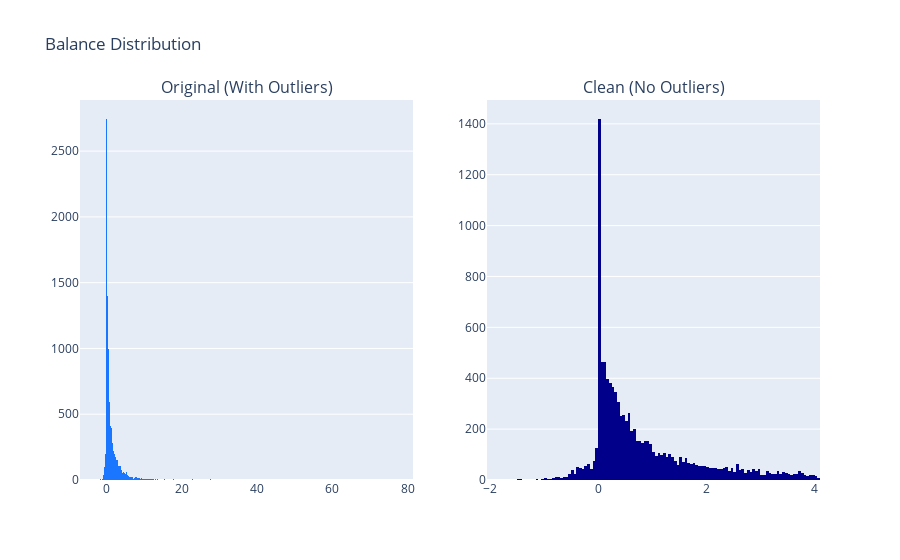

The code cell stored with this chart in its notebook:
### Code cell
df['balance'] = df['balance'].apply(lambda x: float(str(x).replace(' ','').replace('$','').replace(',','.'))) /1000
df['balance'] = df['balance'].fillna(df['balance'].median())
hist1 = go.Histogram(x=df['balance'], marker_color='rgb(26, 118, 255)')

bounds = [np.percentile(df['balance'], 25), np.percentile(df['balance'], 75)]
lower_bound, upper_bound = [(5*x-3*y)/2 for x,y in set(permutations(bounds))]
df = df[(df['balance']<=upper_bound) & (df['balance']>=lower_bound)]
hist2 = go.Histogram(x=df['balance'], marker_color='darkblue')

df['debt'] = df['balance'].apply(lambda x: 1 if x<0 else 0)

subplots.make_subplots(rows=1, cols=2, subplot_titles=('Original (With Outliers)', 'Clean (No Outliers)', 'Debt', 'Savings'))\
    .add_trace(hist1, row=1, col=1).add_trace(hist2, row=1, col=2)\
    .update_layout(title_text='Balance Distribution', showlegend=False)\
    .show()

### Figure 1 — Plotly figure (JSON) as saved in the notebook; plotly's stock layout.template omitted (floating-point values rounded to 4 significant figures; data arrays with more than 128 entries replaced by an {"elided": "..."} marker saying what was removed)
{"data": [{"marker": {"color": "rgb(26, 118, 255)"}, "type": "histogram", "x": {"elided": "11162 float values"}, "xaxis": "x", "yaxis": "y"}, {"marker": {"color": "darkblue"}, "type": "histogram", "x": {"elided": "10105 float values"}, "xaxis": "x2", "yaxis": "y2"}], "layout": {"annotations": [{"font": {"size": 16}, "showarrow": false, "text": "Original (With Outliers)", "x": 0.225, "xanchor": "center", "xref": "paper", "y": 1, "yanchor": "bottom", "yref": "paper"}, {"font": {"size": 16}, "showarrow": false, "text": "Clean (No Outliers)", "x": 0.775, "xanchor": "center", "xref": "paper", "y": 1, "yanchor": "bottom", "yref": "paper"}], "showlegend": false, "title": {"text": "Balance Distribution"}, "xaxis": {"anchor": "y", "domain": [0, 0.45]}, "xaxis2": {"anchor": "y2", "domain": [0.55, 1]}, "yaxis": {"anchor": "x", "domain": [0, 1]}, "yaxis2": {"anchor": "x2", "domain": [0, 1]}}}
